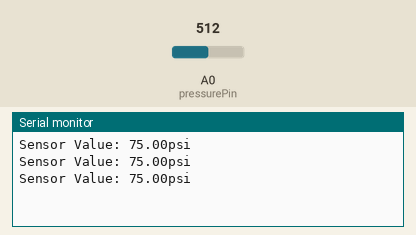
Recording of a sketch running on a simulated Arduino Uno, built with avr-gcc and run on an emulated ATmega328P. On the bench: the last lines printed to the serial monitor. Inputs (shaded band) come from the test bench; at power-on: A0 (pressurePin) = 512.

Above: at 1.3 s.
1.4 s: A0 (pressurePin) set to 716
At 1.9 s:
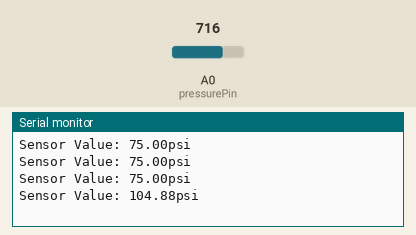
2.9 s: A0 (pressurePin) set to 900
At 3.4 s:
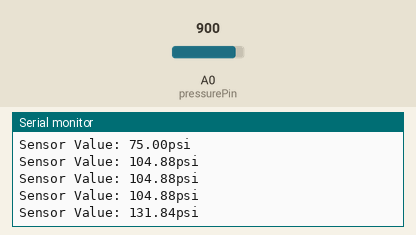
Timing chart, 0 to 5.9 s (numbered marks = the images above; inputs shaded):
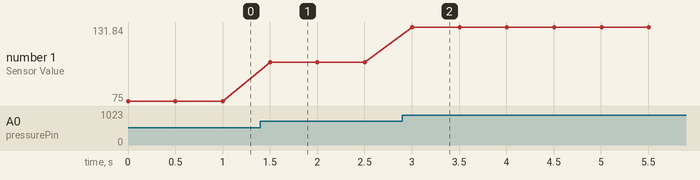

Measured:
- after the input at 1.4 s, the serial monitor: prints a new line after 0.10 s (image 1)
- after the input at 2.9 s, the serial monitor: prints a new line after 0.10 s (image 2)
- plotted number 1: 75 → 104.88 after the input at 1.4 s, 104.88 → 131.84 after the input at 2.9 s

The sketch:

SSCDANN150PGAA5_pressure_sensor.ino
```cpp
const int pressurePin = A0;  // Analog input pin for the pressure sensor

void setup() {
  Serial.begin(9600);
}

void loop() {
  int sensorValue = analogRead(pressurePin);  // Read analog value from the pressure sensor
  double pressureValue = sensorValue/1024.0 * 150.0;
  //Serial.println(sensorValue);
  Serial.print("Sensor Value: ");
  Serial.print(pressureValue);
  Serial.print("psi\n");

  delay(500);  // Delay before taking the next reading
}
```
